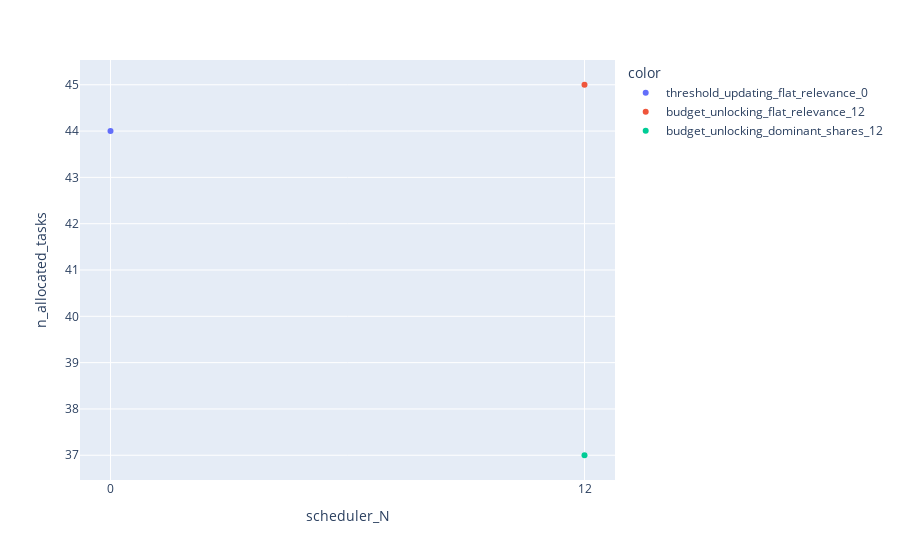

Source (notebook cell):
### Code cell
logs = LOGS_PATH.joinpath("ray/run_and_report_2021-10-04_00-29-08")
df1 = load_ray_experiment(logs)
df1['scheduler_N'] = 0
df2 = df.query("scheduler_N == 12")
X = pd.concat([df1,df2])
X = X.astype({'scheduler_N': 'str'})
X['color'] = X['scheduler'] + "_" + X['scheduler_metric'] + "_" + X['scheduler_N']
px.scatter(X, x="scheduler_N", y="n_allocated_tasks", color="color")

### Figure 1 — Plotly figure (JSON) as saved in the notebook; plotly's stock layout.template omitted (floating-point values rounded to 4 significant figures)
{"data": [{"hovertemplate": "color=threshold_updating_flat_relevance_0<br>scheduler_N=%{x}<br>n_allocated_tasks=%{y}<extra></extra>", "legendgroup": "threshold_updating_flat_relevance_0", "marker": {"color": "#636efa", "symbol": "circle"}, "mode": "markers", "name": "threshold_updating_flat_relevance_0", "orientation": "v", "showlegend": true, "type": "scatter", "x": ["0"], "xaxis": "x", "y": [44], "yaxis": "y"}, {"hovertemplate": "color=budget_unlocking_flat_relevance_12<br>scheduler_N=%{x}<br>n_allocated_tasks=%{y}<extra></extra>", "legendgroup": "budget_unlocking_flat_relevance_12", "marker": {"color": "#EF553B", "symbol": "circle"}, "mode": "markers", "name": "budget_unlocking_flat_relevance_12", "orientation": "v", "showlegend": true, "type": "scatter", "x": ["12"], "xaxis": "x", "y": [45], "yaxis": "y"}, {"hovertemplate": "color=budget_unlocking_dominant_shares_12<br>scheduler_N=%{x}<br>n_allocated_tasks=%{y}<extra></extra>", "legendgroup": "budget_unlocking_dominant_shares_12", "marker": {"color": "#00cc96", "symbol": "circle"}, "mode": "markers", "name": "budget_unlocking_dominant_shares_12", "orientation": "v", "showlegend": true, "type": "scatter", "x": ["12"], "xaxis": "x", "y": [37], "yaxis": "y"}], "layout": {"legend": {"title": {"text": "color"}, "tracegroupgap": 0}, "margin": {"t": 60}, "xaxis": {"anchor": "y", "domain": [0, 1], "title": {"text": "scheduler_N"}}, "yaxis": {"anchor": "x", "domain": [0, 1], "title": {"text": "n_allocated_tasks"}}}}
